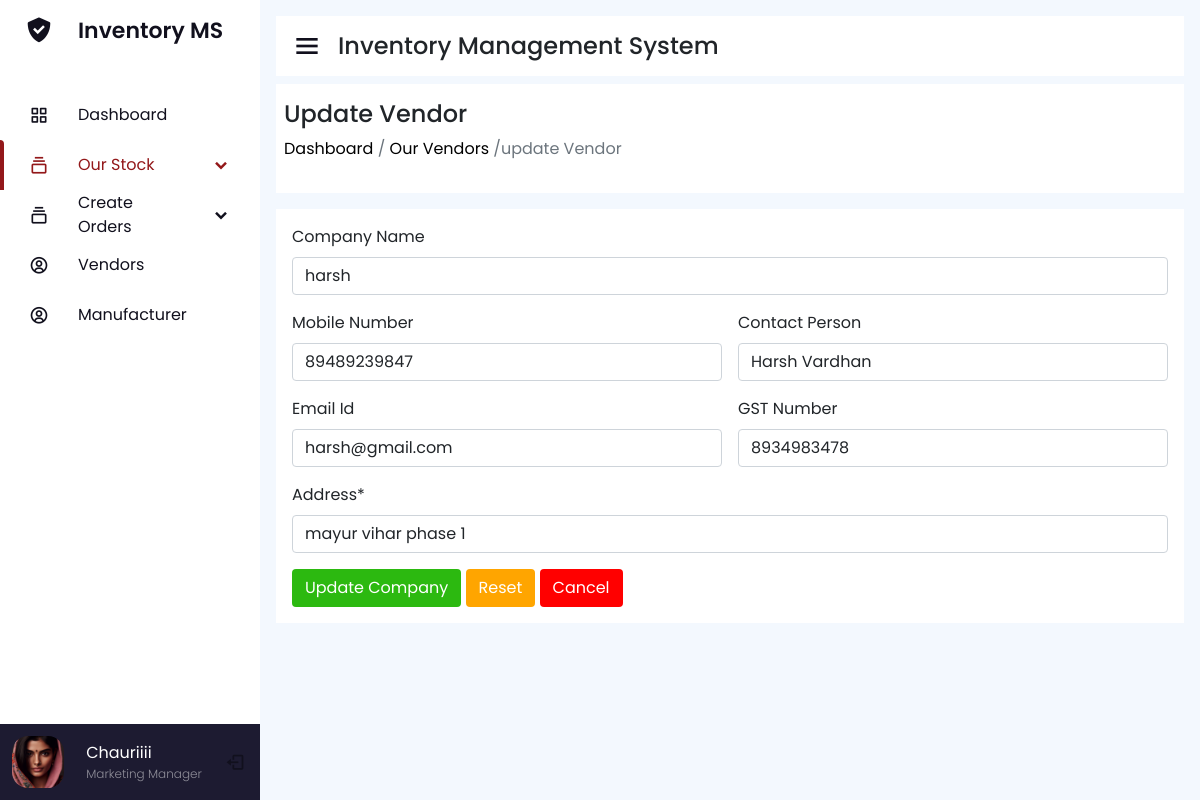
Page /update-vendor/5/ on the committed database.
### home/models/add_vendor.py (models this page shows, shortened)
class AddVendor(models.Model):
    vendor_name=models.CharField(max_length=254,null=True,blank=True)
    vendor_phone=models.CharField(max_length=30,null=True,blank=True)
    contact_person=models.CharField(max_length=100,null=True,blank=True)
    vendor_email=models.EmailField(max_length=200,null=True,blank=True)
    vendor_gst=models.CharField(max_length=100,null=True,blank=True)
    vendor_address=models.CharField(max_length=300,null=True,blank=True)

### home/views/our_vendors.py (the view, shortened to what this page needs)
# urls.py: path('update-vendor/<id>/',our_vendors.updateVendor_view),
def updateVendor_view(request,id):
    vendor_to_update=add_vendor.AddVendor.objects.get(id=id)
    return render(request,'update-vendor.html',{'vendor_to_update':vendor_to_update})

### home/templates/update-vendor.html (shortened to what this page needs)
<!DOCTYPE html>
<html lang="en">
<head>
    {% include "header-links.html" %}
</head>
<body>
    {% include "header.html" %}
    <section class="nav-section p-3">
        {% include "section-head.html" %}
        <div class="breadcum">
            <div>
                <h2>Update Vendor</h2>
                <p> <a href="/">  Dashboard</a> /<a href="/our-vendors">  Our Vendors</a> /update Vendor</p>
            </div>
        </div>
        <div class="p-3" style="background: white;">
            <form class="row g-3" method="post">
                <div class="col-md-12">
                    <label for="company-name" class="form-label">Company Name</label>
                    <input type="text" class="form-control" value="{{vendor_to_update.vendor_name}}" name="vendor_name" id="company-name" placeholder="Company Name">
                </div>
                <div class="col-md-6">
                    <label for="mobile-number" class="form-label">Mobile Number</label>
                    <input type="number" class="form-control" value="{{vendor_to_update.vendor_phone}}" name="vendor_phone" id="mobile-number" placeholder="Mobile Number*">
                </div>
                <div class="col-md-6">
                    <label for="contact-person" class="form-label">Contact Person</label>
                    <input type="text" class="form-control" value="{{vendor_to_update.contact_person}}" name="contact_person" id="contact-person" placeholder="Contact Person*">
                </div>
                <div class="col-md-6">
                    <label for="inputEmail4" class="form-label">Email Id</label>
                    <input type="email" class="form-control" value="{{vendor_to_update.vendor_email}}" name="vendor_email" id="inputEmail4" placeholder="Email Id">
                </div>
                <div class="col-md-6">
                    <label for="gstnumber" class="form-label">GST Number</label>
                    <input type="text" class="form-control" value="{{vendor_to_update.vendor_gst}}" name="vendor_gst" id="gstnumber" placeholder="Enter Your GST number">
                </div>
                <div class="col-12">
                  <label for="inputAddress" class="form-label">Address*</label>
                  <input type="text" class="form-control" value="{{vendor_to_update.vendor_address}}" name="vendor_address" id="inputAddress" placeholder="Enter Your Address">
                </div>
                <div class="col-12">
                    <button type="submit" class="btn">Update Company</button>
                    <button type="reset" class="btn">Reset</button>
                    <a href="/our-vendors"><button type="button" class="btn">Cancel</button></a>
                </div>
            </form>
        </div>
    </section>
</body>
</html>

### home/static/assets/css/sidebar.css (style rules this page uses)
* { margin: 0; padding: 0; box-sizing: border-box; font-family: 'Poppins', sans-serif; }
.nav-section { position: relative; background: #f3f8fe; min-height: 100vh; left: 260px; width: calc(100% - 260px); transition: all 0.5s ease; }

### home/static/assets/css/style.css (style rules this page uses)
* { margin: 0; padding: 0; box-sizing: border-box; font-family: "Poppins" , sans-serif; text-decoration: none; }
a { text-decoration: none !important; }
:root { --main-bg : #E4E9F7; --light-white: #f0f0f0; --light-white-p: #6c757d; --color-anchor: #0d6efd; --color-blue: #4d8aff; --color-dark-blue: #004269; --color-blue-light : #00AAA9; --color-orange : orange; --color-green : rgb(44, 185, 16); }
button[type="submit"] { background: var(--color-green); color: white; }
button[type="reset"] { background: var(--color-orange); color: white; }
button[type="button"] { background: red; color: white; }
.breadcum { background: white; padding: 1rem 0.5rem; margin-bottom: 1rem; }
.breadcum h2 { font-size: 1.5rem; }
.breadcum p { color: var(--light-white-p); }
.breadcum a { color: black; }

### rows in the picture
AddVendor: vendor_name "harsh", vendor_phone "89489239847", contact_person "Harsh Vardhan", vendor_email "harsh@gmail.com", vendor_gst "8934983478", vendor_address "mayur vihar phase 1"
